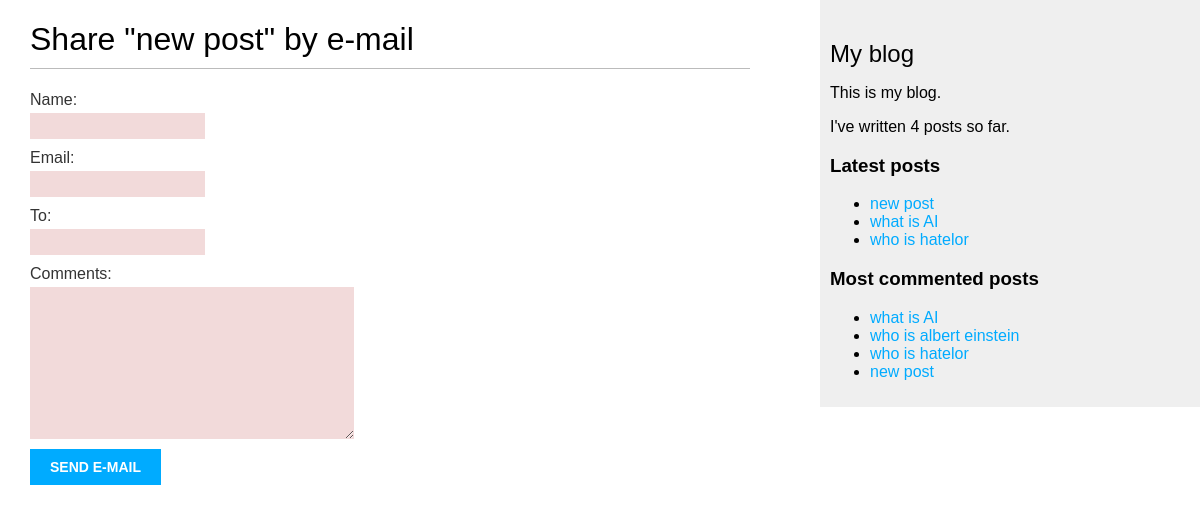
/blog/4/share/, run on an earlier commit of the app's database.
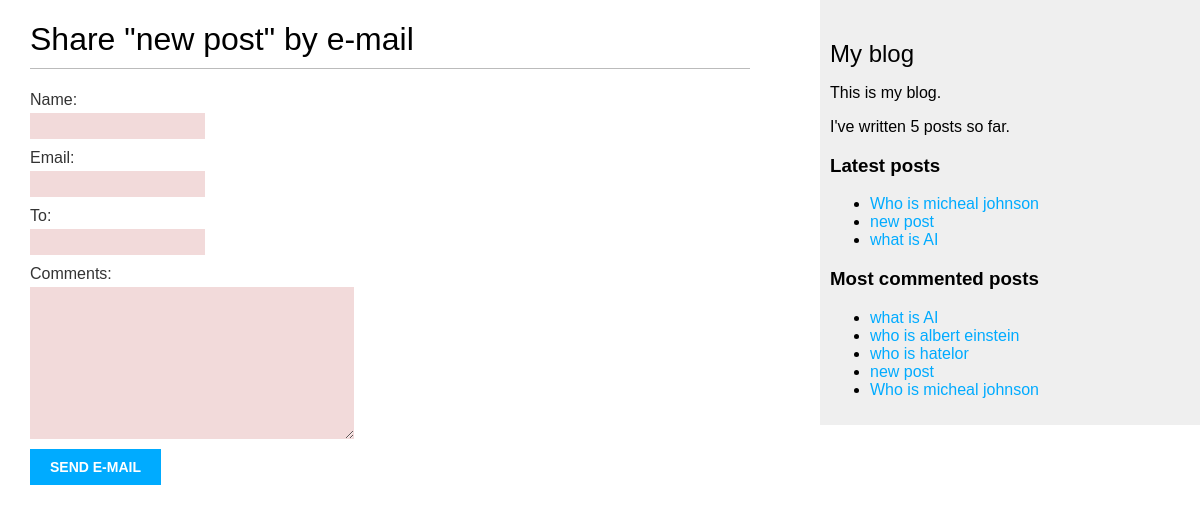
And on a later commit of the database.
### blog/models.py (models this page shows, shortened)
class Post(models.Model):
    objects = models.Manager() # The default manager.
    published = PublishedManager() # Our custom manager.
    class Status(models.TextChoices):
       DRAFT = 'DF', 'Draft'
       PUBLISHED = 'PB', 'Published'
    title = models.CharField(max_length=250)
    slug = models.SlugField(
        max_length=250,
        unique_for_date='publish')
    author = models.ForeignKey(
    settings.AUTH_USER_MODEL,
    on_delete=models.CASCADE,
    related_name='blog_posts'
                       )
    body = models.TextField()
    publish = models.DateTimeField(default=timezone.now)
    created = models.DateTimeField(auto_now_add=True)
    updated = models.DateTimeField(auto_now=True)
    status = models.CharField(
    max_length=2,
    choices=Status,
    default=Status.DRAFT)
    class Meta:
        ordering = ['-publish']
        indexes = [
        models.Index(fields=['-publish']),
            ]
    def get_absolute_url(self):
        return reverse(
        'blog:post_detail',
        args=[
            self.publish.year,
            self.publish.month,
            self.publish.day,
            self.slug
            ]
        )
    tags = TaggableManager()

### blog/views.py (the view)
# urls.py: path('<int:post_id>/share/', views.post_share, name='post_share'),
def post_share(request, post_id):
    post = get_object_or_404(Post, id=post_id, status=Post.Status.PUBLISHED)
    sent = False
    if request.method == 'POST':
        form = EmailPostForm(request.POST)
        if form.is_valid():
            cd = form.cleaned_data
            post_url = request.build_absolute_uri(post.get_absolute_url())
            subject = f"{cd['name']} ({cd['email']}) recommends you read {post.title}"
            message = (
                f"Read {post.title} at {post_url}\n\n"
                f"{cd['name']}\'s comments: {cd['comments']}"
            )
            send_mail(
                subject=subject,
                message=message,
                from_email=None,  # Set a valid 'from_email' if required
                recipient_list=[cd['to']],
            )
            sent = True
    else:
        form = EmailPostForm()
    return render(
        request,
        'blog/post/share.html',
        {
            'post': post,
            'form': form,
            'sent': sent
        }
    )

### blog/forms.py
class EmailPostForm(forms.Form):
    name = forms.CharField(max_length=25)
    email = forms.EmailField()
    to = forms.EmailField()
    comments = forms.CharField(
    required=False,
    widget=forms.Textarea
    )

### blog/models.py (called while the page is built)
    def get_queryset(self):
        return (
        super().get_queryset().filter(status=Post.Status.PUBLISHED)
        )

### blog/templatetags/blog_tags.py (called while the page is built)
@register.simple_tag
def total_posts():
    return Post.published.count()

@register.inclusion_tag('blog/post/latest_posts.html')
def show_latest_posts(count=5):
    latest_posts = Post.published.order_by('-publish')[:count]
    return {'latest_posts': latest_posts}

@register.simple_tag
def get_most_commented_posts(count=5):
    return Post.published.annotate(
    total_comments=Count('comments')
    ).order_by('-total_comments')[:count]

### blog/templates/blog/post/share.html (shortened to what this page needs)
{% extends "blog/base.html" %}
{% block content %}
    {% if sent %}
            <h1>E-mail successfully sent</h1>
            <p>
            "{{ post.title }}" was successfully sent to {{ form.cleaned_data}}
            </p>
    {% else %}
        <h1>Share "{{ post.title }}" by e-mail</h1>
        <form method="post">
            {{ form.as_p }}
            <input type="submit" value="Send e-mail">
        </form>
    {% endif %}
{% endblock %}

### blog/templates/blog/base.html (shortened to what this page needs)
{% load static %}
{% load blog_tags %}
<!DOCTYPE html>
<html>
<head>
<link href="{% static "css/blog.css" %}" rel="stylesheet">
</head>
<body>
    <div id="content">
        {% block content %}
        {% endblock %}
    </div>
    <div id="sidebar">
        <h2>My blog</h2>
        <p>This is my blog.</p>
        <p>I've written {% total_posts %} posts so far.</p>
        <h3>Latest posts</h3>
        <p>{% show_latest_posts 3 %}</p>
        <h3>Most commented posts</h3>
            {% get_most_commented_posts as most_commented_posts %}
            <ul>
                {% for post in most_commented_posts %}
                <li>
                <a href="{{ post.get_absolute_url }}">{{ post.title }}</a>
                </li>
                {% endfor %}
            </ul>
    </div>
</body>
</html>

### blog/templates/blog/post/latest_posts.html
<ul>
    {% for post in latest_posts %}
    <li>
   <a href="{{ post.get_absolute_url }}">{{ post.title }}</a>
   </li>
    {% endfor %}
</ul>

What changed in the data, as far as the page shows it:
no longer on one of the page's lists (row unchanged): Post: title "who is hatelor"
added Post: title "Who is micheal johnson"
Also different on the page:
text no longer shown: "4"
text now shown: "5"
